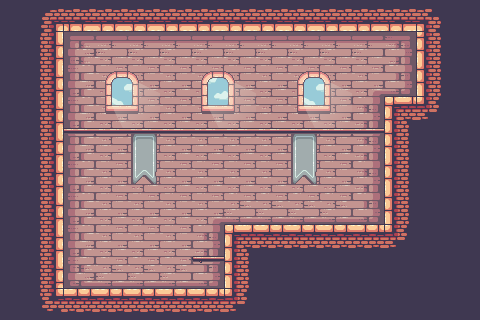

Tiled map render using the project's own tile images. Description and the whole map definition, tile-layer contents included, below:
An orthogonal 15x10 tile map with 32x32 px tiles, 4 tile layers (background, decorations, props, foreground), 2 tilesets.

<map version="1.10" tiledversion="1.10.2" orientation="orthogonal" renderorder="right-down" width="15" height="10" tilewidth="32" tileheight="32" infinite="0" nextlayerid="5" nextobjectid="1">
 <tileset firstgid="1" source="terrain.tsx" />
 <tileset firstgid="248" source="decorations.tsx" />
 <layer id="4" name="background" width="15" height="10">
  <data encoding="csv">
0,0,0,0,0,0,0,0,0,0,0,0,0,0,0,
0,0,135,136,136,136,136,136,136,136,136,136,137,0,0,
0,0,154,155,155,155,155,155,155,155,155,141,175,0,0,
0,0,154,155,155,155,155,155,155,155,155,156,0,0,0,
0,0,154,155,155,155,155,155,155,155,155,156,0,0,0,
0,0,154,155,155,155,155,155,155,155,155,156,0,0,0,
0,0,154,155,155,155,141,174,174,174,174,175,0,0,0,
0,0,154,155,155,155,156,0,0,0,0,0,0,0,0,
0,0,173,174,174,174,175,0,0,0,0,0,0,0,0,
0,0,0,0,0,0,0,0,0,0,0,0,0,0,0
</data>
 </layer>
 <layer id="2" name="decorations" width="15" height="10">
  <data encoding="csv">
0,0,0,0,0,0,0,0,0,0,0,0,0,0,0,
0,0,0,0,0,0,0,0,0,0,0,0,0,0,0,
0,0,0,271,272,0,273,274,0,271,272,0,0,0,0,
0,0,0,278,279,0,280,281,0,278,279,0,0,0,0,
0,0,0,0,256,0,0,0,0,256,0,0,0,0,0,
0,0,0,0,270,0,0,0,0,270,0,0,0,0,0,
0,0,0,0,0,0,0,0,0,0,0,0,0,0,0,
0,0,0,0,0,0,0,0,0,0,0,0,0,0,0,
0,0,0,0,0,0,0,0,0,0,0,0,0,0,0,
0,0,0,0,0,0,0,0,0,0,0,0,0,0,0
</data>
 </layer>
 <layer id="3" name="props" width="15" height="10">
  <data encoding="csv">
0,0,0,0,0,0,0,0,0,0,0,0,0,0,0,
0,0,0,0,0,0,0,0,0,0,0,0,0,0,0,
0,0,0,0,0,0,0,0,0,0,0,0,0,0,0,
0,0,0,0,0,0,0,0,0,0,0,0,0,0,0,
0,0,258,258,258,258,258,258,258,258,258,258,0,0,0,
0,0,0,0,0,0,0,0,0,0,0,0,0,0,0,
0,0,0,0,0,0,0,0,0,0,0,0,0,0,0,
0,0,0,0,0,0,0,0,0,0,0,0,0,0,0,
0,0,0,0,0,0,257,0,0,0,0,0,0,0,0,
0,0,0,0,0,0,0,0,0,0,0,0,0,0,0
</data>
 </layer>
 <layer id="1" name="foreground" width="15" height="10">
  <data encoding="csv">
41,27,60,60,60,60,60,60,60,60,60,60,60,28,41,
41,42,0,0,0,0,0,0,0,0,0,0,0,40,41,
41,42,0,0,0,0,0,0,0,0,0,0,0,40,41,
41,42,0,0,0,0,0,0,0,0,0,0,21,47,41,
41,42,0,0,0,0,0,0,0,0,0,0,40,41,41,
41,42,0,0,0,0,0,0,0,0,0,0,40,41,41,
41,42,0,0,0,0,0,0,0,0,0,0,40,41,41,
41,42,0,0,0,0,0,21,22,22,22,22,47,41,41,
41,42,0,0,0,0,0,40,41,41,41,41,41,41,41,
41,46,22,22,22,22,22,47,41,41,41,41,41,41,41
</data>
 </layer>
</map>
